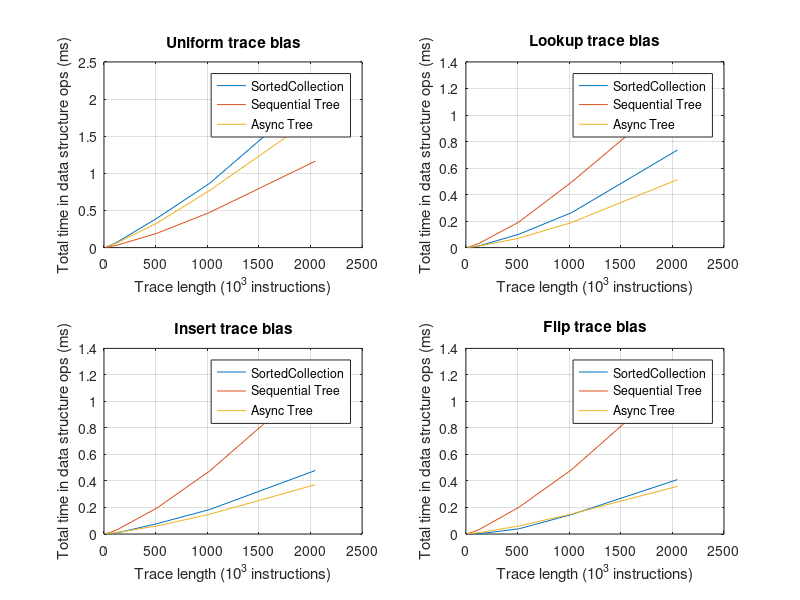
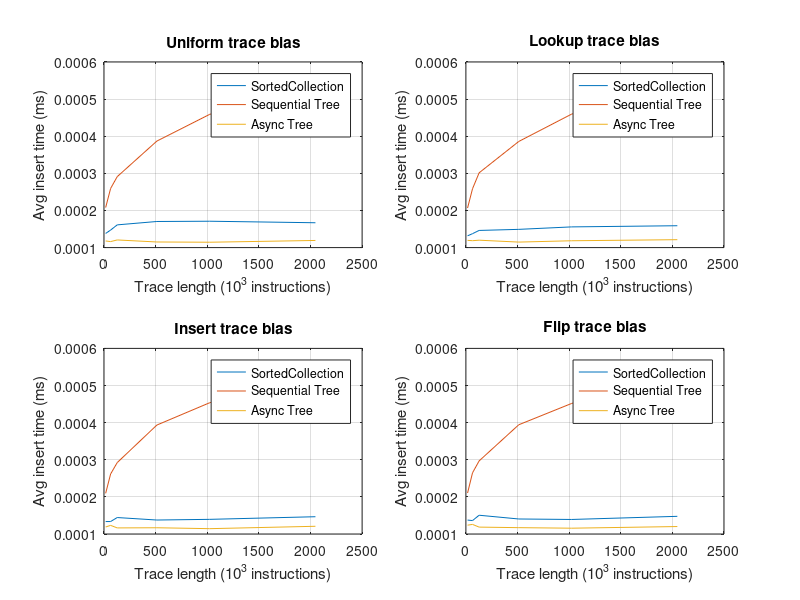
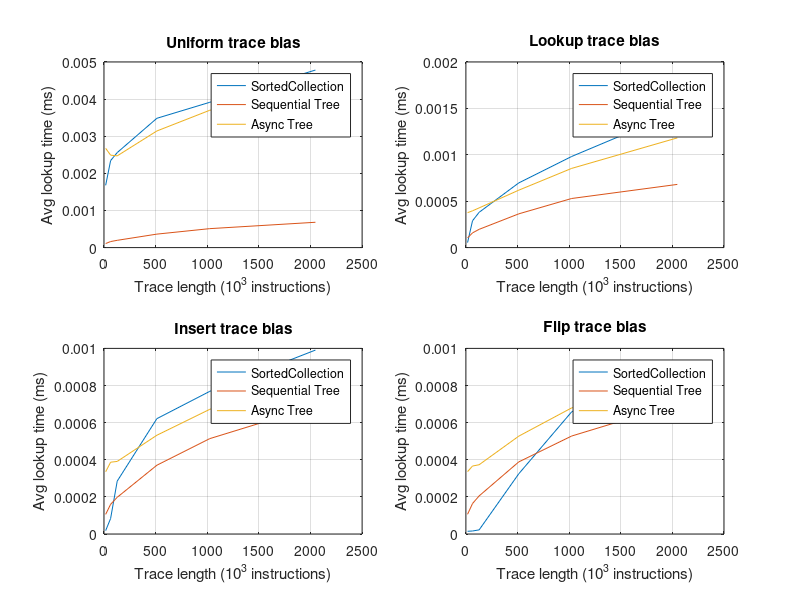
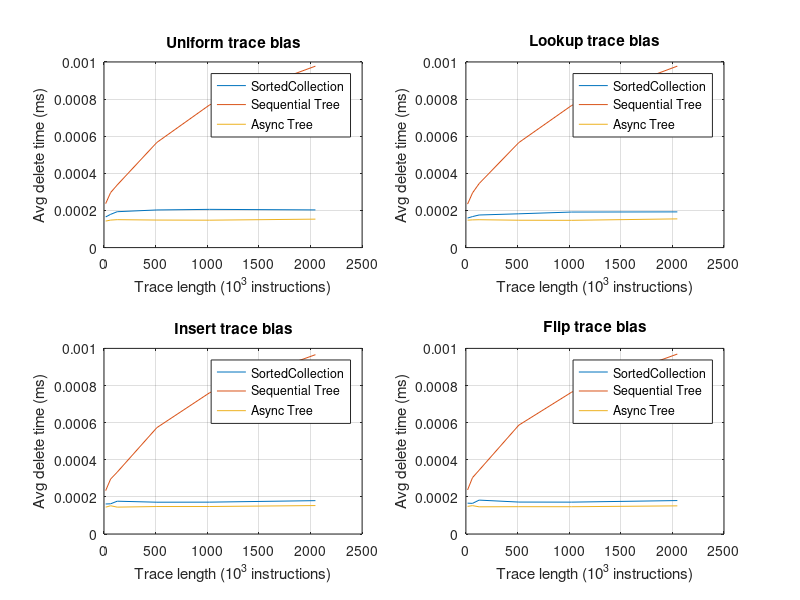

MATLAB code for these plots, in order:
% Make pretty plots of data
%
% 15-418 project
% Team Veggie Tales

%
% Load result sets
%
% results = csvread('results-ghc.csv');
results = csvread('results-laptop.csv');

tvt = csvread('treevtree.csv');

% Get data columns
SCTrial  = results(:,1);
SCOps    = results(:,2);
SCInsert = results(:,3);
SCLookup = results(:,4);
SCDelete = results(:,5);
RBTrial  = results(:,6);
RBOps    = results(:,7);
RBInsert = results(:,8);
RBLookup = results(:,9);
RBDelete = results(:,10);
ATTrial  = tvt(:,1);
ATOps    = tvt(:,2);
ATInsert = tvt(:,3);
ATLookup = tvt(:,4);
ATDelete = tvt(:,5);

%
% Get row indices for parameters
%

% Array versions
v4 = logical([ones(192,1); zeros(192*2,1)]);
v8 = logical([zeros(192,1); ones(192,1); zeros(192,1)]);
v9 = logical([zeros(192*2,1); ones(192,1)]);
% Trace runners
disk = logical(repmat([ones(96,1); zeros(96,1)],3,1));
mem  = logical(repmat([zeros(96,1); ones(96,1)],3,1));
% Lengths
l16k   = logical(repmat([ones(16,1); zeros(16*5,1)],6,1));
l64k   = logical(repmat([zeros(16,1); ones(16,1); zeros(16*4,1)],6,1));
l128k  = logical(repmat([zeros(16*2,1); ones(16,1); zeros(16*3,1)],6,1));
l512k  = logical(repmat([zeros(16*3,1); ones(16,1); zeros(16*2,1)],6,1));
l1024k = logical(repmat([zeros(16*4,1); ones(16,1); zeros(16,1)],6,1));
l2048k = logical(repmat([zeros(16*5,1); ones(16,1)],6,1));
% Biases
buniform = logical(repmat([ones(4,1); zeros(4*3,1)],36,1));
blookup  = logical(repmat([zeros(4,1); ones(4,1); zeros(4*2,1)],36,1));
binsert  = logical(repmat([zeros(4*2,1); ones(4,1); zeros(4,1)],36,1));
bburst   = logical(repmat([zeros(4*3,1); ones(4,1)],36,1));
% Delays
d100us = logical(repmat([1;0;0;0],144,1));
d500us = logical(repmat([0;1;0;0],144,1));
d1ms   = logical(repmat([0;0;1;0],144,1));
d5ms   = logical(repmat([0;0;0;1],144,1));

% Values for x axis
arrays = [1,2,3];
runners = [1,2];
lengths = [16,64,128,512,1024,2048];
biases = [1,2,3,4];
delays = [100,500,1000,5000];

%
% PLOTS WOOO
% 

%% [V9 Mem 1ms] Op time vs Trace Len for Trace Bias
figure;
subplot(2,2,1);
plot( ...
    lengths, SCOps(v9&mem&buniform&d1ms), ...
    lengths, RBOps(v9&mem&buniform&d1ms), ...
    lengths, ATOps(v4&mem&buniform&d1ms)  ...
);
title('Uniform trace bias');
legend('SortedCollection', 'Sequential Tree', 'Async Tree');
ylabel('Total time in data structure ops (ms)');
xlabel('Trace length (10^3 instructions)');
grid on;
subplot(2,2,2);
plot( ...
    lengths, SCOps(v9&mem&blookup&d1ms), ...
    lengths, RBOps(v9&mem&blookup&d1ms), ...
    lengths, ATOps(v4&mem&blookup&d1ms)  ...
);
title('Lookup trace bias');
legend('SortedCollection', 'Sequential Tree', 'Async Tree');
ylabel('Total time in data structure ops (ms)');
xlabel('Trace length (10^3 instructions)');
grid on;
subplot(2,2,3);
plot( ...
    lengths, SCOps(v9&mem&binsert&d1ms), ...
    lengths, RBOps(v9&mem&binsert&d1ms), ...
    lengths, ATOps(v4&mem&binsert&d1ms)  ...
);
title('Insert trace bias');
legend('SortedCollection', 'Sequential Tree', 'Async Tree');
ylabel('Total time in data structure ops (ms)');
xlabel('Trace length (10^3 instructions)');
grid on;
subplot(2,2,4);
plot( ...
    lengths, SCOps(v9&mem&bburst&d1ms), ...
    lengths, RBOps(v9&mem&bburst&d1ms), ...
    lengths, ATOps(v4&mem&bburst&d1ms)  ...
);
title('Flip trace bias');
legend('SortedCollection', 'Sequential Tree', 'Async Tree');
ylabel('Total time in data structure ops (ms)');
xlabel('Trace length (10^3 instructions)');
grid on;

%% [V9 Disk 1ms] INSERT time vs Trace Len for Trace Bias
figure;
subplot(2,2,1);
plot( ...
    lengths, SCInsert(v9&disk&buniform&d1ms), ...
    lengths, RBInsert(v9&disk&buniform&d1ms), ...
    lengths, ATInsert(v4&disk&buniform&d1ms)  ...
);
title('Uniform trace bias');
legend('SortedCollection', 'Sequential Tree', 'Async Tree');
ylabel('Avg insert time (ms)');
xlabel('Trace length (10^3 instructions)');
grid on;
subplot(2,2,2);
plot( ...
    lengths, SCInsert(v9&disk&blookup&d1ms), ...
    lengths, RBInsert(v9&disk&blookup&d1ms), ...
    lengths, ATInsert(v4&disk&blookup&d1ms)  ...
);
title('Lookup trace bias');
legend('SortedCollection', 'Sequential Tree', 'Async Tree');
ylabel('Avg insert time (ms)');
xlabel('Trace length (10^3 instructions)');
grid on;
subplot(2,2,3);
plot( ...
    lengths, SCInsert(v9&disk&binsert&d1ms), ...
    lengths, RBInsert(v9&disk&binsert&d1ms), ...
    lengths, ATInsert(v4&disk&binsert&d1ms)  ...
);
title('Insert trace bias');
legend('SortedCollection', 'Sequential Tree', 'Async Tree');
ylabel('Avg insert time (ms)');
xlabel('Trace length (10^3 instructions)');
grid on;
subplot(2,2,4);
plot( ...
    lengths, SCInsert(v9&disk&bburst&d1ms), ...
    lengths, RBInsert(v9&disk&bburst&d1ms), ...
    lengths, ATInsert(v4&disk&bburst&d1ms)  ...
);
title('Flip trace bias');
legend('SortedCollection', 'Sequential Tree', 'Async Tree');
ylabel('Avg insert time (ms)');
xlabel('Trace length (10^3 instructions)');
grid on;

%% [V9 Mem 1ms] LOOKUP time vs Trace Len for Trace Bias
figure;
subplot(2,2,1);
plot( ...
    lengths, SCLookup(v9&mem&buniform&d1ms), ...
    lengths, RBLookup(v9&mem&buniform&d1ms), ...
    lengths, ATLookup(v4&mem&buniform&d1ms)  ...
);
title('Uniform trace bias');
legend('SortedCollection', 'Sequential Tree', 'Async Tree');
ylabel('Avg lookup time (ms)');
xlabel('Trace length (10^3 instructions)');
grid on;
subplot(2,2,2);
plot( ...
    lengths, SCLookup(v9&mem&blookup&d1ms), ...
    lengths, RBLookup(v9&mem&blookup&d1ms), ...
    lengths, ATLookup(v4&mem&blookup&d1ms)  ...
);
title('Lookup trace bias');
legend('SortedCollection', 'Sequential Tree', 'Async Tree');
ylabel('Avg lookup time (ms)');
xlabel('Trace length (10^3 instructions)');
grid on;
subplot(2,2,3);
plot( ...
    lengths, SCLookup(v9&mem&binsert&d1ms), ...
    lengths, RBLookup(v9&mem&binsert&d1ms), ...
    lengths, ATLookup(v4&mem&binsert&d1ms)  ...
);
title('Insert trace bias');
legend('SortedCollection', 'Sequential Tree', 'Async Tree');
ylabel('Avg lookup time (ms)');
xlabel('Trace length (10^3 instructions)');
grid on;
subplot(2,2,4);
plot( ...
    lengths, SCLookup(v9&mem&bburst&d1ms), ...
    lengths, RBLookup(v9&mem&bburst&d1ms), ...
    lengths, ATLookup(v4&mem&bburst&d1ms)  ...
);
title('Flip trace bias');
legend('SortedCollection', 'Sequential Tree', 'Async Tree');
ylabel('Avg lookup time (ms)');
xlabel('Trace length (10^3 instructions)');
grid on;

%% [V9 Disk 1ms] DELETE time vs Trace Len for Trace Bias
figure;
subplot(2,2,1);
plot( ...
    lengths, SCDelete(v9&disk&buniform&d1ms), ...
    lengths, RBDelete(v9&disk&buniform&d1ms), ...
    lengths, ATDelete(v4&disk&buniform&d1ms)  ...
);
title('Uniform trace bias');
legend('SortedCollection', 'Sequential Tree', 'Async Tree');
ylabel('Avg delete time (ms)');
xlabel('Trace length (10^3 instructions)');
grid on;
subplot(2,2,2);
plot( ...
    lengths, SCDelete(v9&disk&blookup&d1ms), ...
    lengths, RBDelete(v9&disk&blookup&d1ms), ...
    lengths, ATDelete(v4&disk&blookup&d1ms)  ...
);
title('Lookup trace bias');
legend('SortedCollection', 'Sequential Tree', 'Async Tree');
ylabel('Avg delete time (ms)');
xlabel('Trace length (10^3 instructions)');
grid on;
subplot(2,2,3);
plot( ...
    lengths, SCDelete(v9&disk&binsert&d1ms), ...
    lengths, RBDelete(v9&disk&binsert&d1ms), ...
    lengths, ATDelete(v4&disk&binsert&d1ms)  ...
);
title('Insert trace bias');
legend('SortedCollection', 'Sequential Tree', 'Async Tree');
ylabel('Avg delete time (ms)');
xlabel('Trace length (10^3 instructions)');
grid on;
subplot(2,2,4);
plot( ...
    lengths, SCDelete(v9&disk&bburst&d1ms), ...
    lengths, RBDelete(v9&disk&bburst&d1ms), ...
    lengths, ATDelete(v4&disk&bburst&d1ms)  ...
);
title('Flip trace bias');
legend('SortedCollection', 'Sequential Tree', 'Async Tree');
ylabel('Avg delete time (ms)');
xlabel('Trace length (10^3 instructions)');
grid on;

%% V8 vs V9 (Op time vs Trace Len per Trace Bias)
figure;
subplot(2,2,1);
plot( ...
    lengths, SCOps(v8&disk&buniform&d1ms), ...
    lengths, SCOps(v9&disk&buniform&d1ms)  ...
);
title('Uniform trace bias');
legend('CustomArrayV8', 'CustomArrayV9');
ylabel('Total op time (ms)');
xlabel('Trace length (10^3 instructions)');
grid on;
subplot(2,2,2);
plot( ...
    lengths, SCOps(v8&disk&blookup&d1ms), ...
    lengths, SCOps(v9&disk&blookup&d1ms)  ...
);
title('Lookup trace bias');
legend('CustomArrayV8', 'CustomArrayV9');
ylabel('Total op time (ms)');
xlabel('Trace length (10^3 instructions)');
grid on;
subplot(2,2,3);
plot( ...
    lengths, SCOps(v8&disk&binsert&d1ms), ...
    lengths, SCOps(v9&disk&binsert&d1ms)  ...
);
title('Insert trace bias');
legend('CustomArrayV8', 'CustomArrayV9');
ylabel('Total op time (ms)');
xlabel('Trace length (10^3 instructions)');
grid on;
subplot(2,2,4);
plot( ...
    lengths, SCOps(v8&disk&bburst&d1ms), ...
    lengths, SCOps(v9&disk&bburst&d1ms)  ...
);
title('Flip trace bias');
legend('CustomArrayV8', 'CustomArrayV9');
ylabel('Total op time (ms)');
xlabel('Trace length (10^3 instructions)');
grid on;

